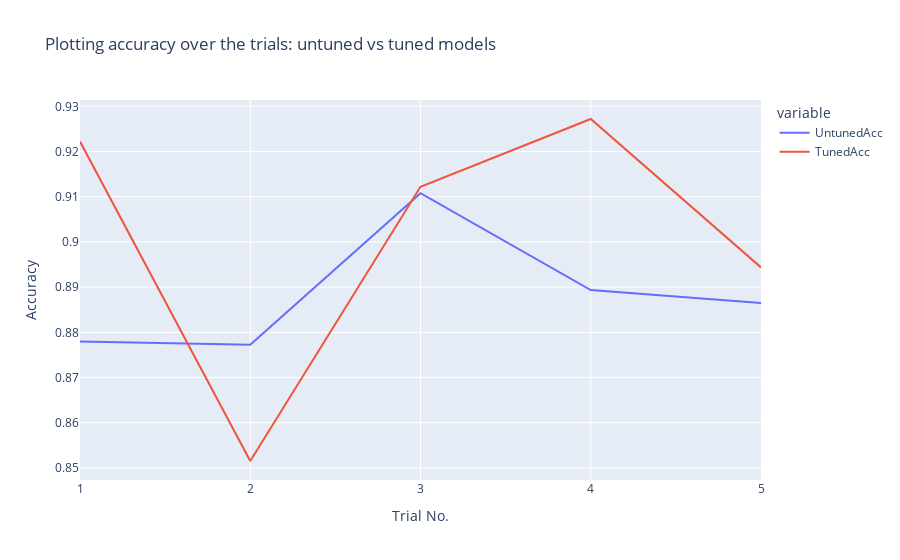

The code cell stored with this chart in its notebook:
### Code cell
acc_plot_df = pd.DataFrame()
acc_plot_df["TrialNo"] = [1,2,3,4,5]
acc_plot_df["UntunedAcc"] = untuned_acc_array
acc_plot_df["TunedAcc"] = tuned_acc_array

fig_1 = px.line(acc_plot_df, x=acc_plot_df["TrialNo"], y=acc_plot_df[["UntunedAcc","TunedAcc"]].columns, title='Plotting accuracy over the trials: untuned vs tuned models',
               labels = {'x': 'Trial No.', 'value': 'Accuracy'})
fig_1.update_layout(
    xaxis = dict(
        tickmode = 'linear',
        tick0 = 1,
        dtick = 1
    )
)

fig_1.show()

### Figure 1 — Plotly figure (JSON) as saved in the notebook; plotly's stock layout.template omitted (floating-point values rounded to 4 significant figures)
{"data": [{"hovertemplate": "variable=UntunedAcc<br>Trial No.=%{x}<br>Accuracy=%{y}<extra></extra>", "legendgroup": "UntunedAcc", "line": {"color": "#636efa", "dash": "solid"}, "marker": {"symbol": "circle"}, "mode": "lines", "name": "UntunedAcc", "orientation": "v", "showlegend": true, "type": "scatter", "x": [1, 2, 3, 4, 5], "xaxis": "x", "y": [0.8779, 0.8772, 0.9108, 0.8894, 0.8865], "yaxis": "y"}, {"hovertemplate": "variable=TunedAcc<br>Trial No.=%{x}<br>Accuracy=%{y}<extra></extra>", "legendgroup": "TunedAcc", "line": {"color": "#EF553B", "dash": "solid"}, "marker": {"symbol": "circle"}, "mode": "lines", "name": "TunedAcc", "orientation": "v", "showlegend": true, "type": "scatter", "x": [1, 2, 3, 4, 5], "xaxis": "x", "y": [0.9222, 0.8515, 0.9122, 0.9272, 0.8944], "yaxis": "y"}], "layout": {"legend": {"title": {"text": "variable"}, "tracegroupgap": 0}, "title": {"text": "Plotting accuracy over the trials: untuned vs tuned models"}, "xaxis": {"anchor": "y", "domain": [0, 1], "dtick": 1, "tick0": 1, "tickmode": "linear", "title": {"text": "Trial No."}}, "yaxis": {"anchor": "x", "domain": [0, 1], "title": {"text": "Accuracy"}}}}
